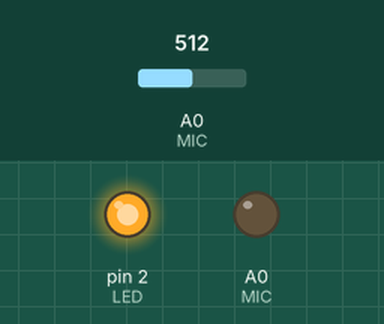
A sketch run on a simulated Arduino Uno, built with avr-gcc and run on an emulated ATmega328P. On the bench: output pins drawn as LEDs (lit = HIGH). The inputs (shaded band) are chosen by the test bench; at power-on: A0 (MIC) = 512.

Above: at 0.1 s.
Timing chart, 0 to 1.6 s (numbered marks = the images above):
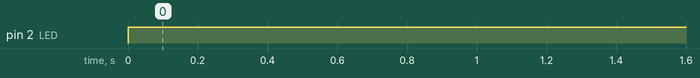

Measured:
- by itself, pin 2 (LED): LOW → HIGH at 0.00 s

The sketch:

microfone.ino
```cpp
int LED = 2;
int MIC = A0;

void setup() {

  pinMode(LED, OUTPUT);
  pinMode(MIC, OUTPUT);

}

void loop() {

  int mic = analogRead(MIC);
  if(mic>500){
    digitalWrite(LED, HIGH);
  }

}
```
